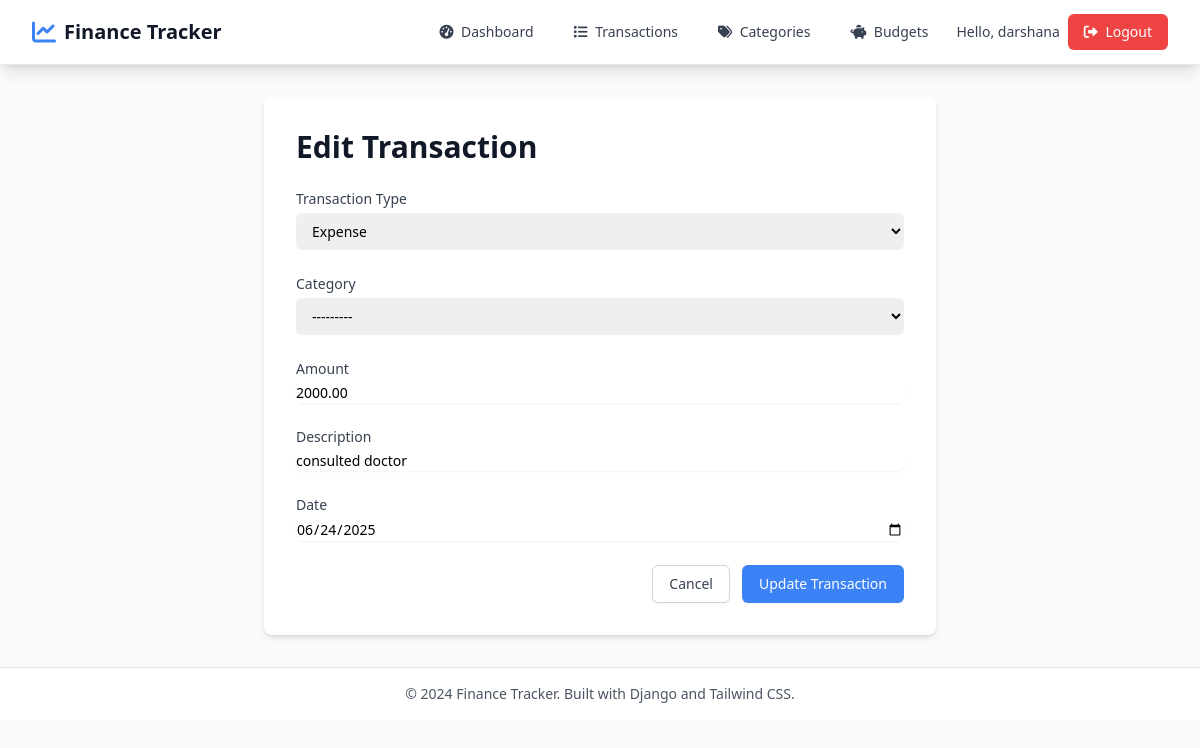
The app's page /dashboard/transactions/2/edit/ (signed in) with its own data.
### tracker/models.py (models this page shows, shortened)
class Transaction(models.Model):
    TRANSACTION_TYPES = [
        ('income', 'Income'),
        ('expense', 'Expense'),
    ]
    user = models.ForeignKey(User, on_delete=models.CASCADE)
    category = models.ForeignKey(Category, on_delete=models.CASCADE)
    amount = models.DecimalField(
        max_digits=10,
        decimal_places=2,
        validators=[MinValueValidator(Decimal('0.01'))]
    )
    description = models.CharField(max_length=255)
    type = models.CharField(max_length=10, choices=TRANSACTION_TYPES)
    date = models.DateField()
    created_at = models.DateTimeField(auto_now_add=True)
    updated_at = models.DateTimeField(auto_now=True)
    class Meta:
        ordering = ['-date', '-created_at']

class Category(models.Model):
    CATEGORY_TYPES = [
        ('income', 'Income'),
        ('expense', 'Expense'),
    ]
    name = models.CharField(max_length=100)
    type = models.CharField(max_length=10, choices=CATEGORY_TYPES)
    user = models.ForeignKey(User, on_delete=models.CASCADE)
    created_at = models.DateTimeField(auto_now_add=True)
    class Meta:
        verbose_name_plural = 'Categories'
        unique_together = ['name', 'user']
    def __str__(self):
        return f"{self.name} ({self.type})"

### tracker/views.py (the view)
# urls.py: path('transactions/<int:pk>/edit/', views.edit_transaction, name='edit_transaction'),
@login_required
def edit_transaction(request, pk):
    transaction = get_object_or_404(Transaction, pk=pk, user=request.user)
    if request.method == 'POST':
        form = TransactionForm(request.POST, instance=transaction, user=request.user)
        if form.is_valid():
            form.save()
            messages.success(request, 'Transaction updated successfully!')
            return redirect('transaction_list')
    else:
        form = TransactionForm(instance=transaction, user=request.user)
    return render(request, 'tracker/edit_transaction.html', {'form': form, 'transaction': transaction})

### templates/tracker/edit_transaction.html (shortened to what this page needs)
{% extends 'base.html' %}
{% load crispy_forms_tags %}
{% block content %}
<div class="max-w-2xl mx-auto bg-white p-8 rounded-lg shadow-md">
    <h1 class="text-3xl font-bold text-gray-900 mb-6">Edit Transaction</h1>
    <form method="post" class="space-y-6">
        <div>
            <label for="id_type" class="block text-sm font-medium text-gray-700">Transaction Type</label>
            <select name="type" id="id_type" class="mt-1 block w-full pl-3 pr-10 py-2 text-base border-gray-300 focus:outline-none focus:ring-primary focus:border-primary sm:text-sm rounded-md">
                <option value="expense" {% if form.type.value == 'expense' %}selected{% endif %}>Expense</option>
            </select>
        </div>
        <div>
            <label for="id_category" class="block text-sm font-medium text-gray-700">Category</label>
            <select name="category" id="id_category" class="mt-1 block w-full pl-3 pr-10 py-2 text-base border-gray-300 focus:outline-none focus:ring-primary focus:border-primary sm:text-sm rounded-md">
                {% for value, text in form.category.field.choices %}
                    <option value="{{ value }}" {% if form.category.value == value|stringformat:"s" %}selected{% endif %}>{{ text }}</option>
                {% endfor %}
            </select>
        </div>
        <div>
            <label for="id_amount" class="block text-sm font-medium text-gray-700">Amount</label>
            <input type="number" name="amount" id="id_amount" step="0.01" min="0.01" value="{{ form.amount.value|default:'' }}" class="mt-1 focus:ring-primary focus:border-primary block w-full shadow-sm sm:text-sm border-gray-300 rounded-md" required>
        </div>
        <div>
            <label for="id_description" class="block text-sm font-medium text-gray-700">Description</label>
            <input type="text" name="description" id="id_description" value="{{ form.description.value|default:'' }}" class="mt-1 focus:ring-primary focus:border-primary block w-full shadow-sm sm:text-sm border-gray-300 rounded-md" required>
        </div>
        <div>
            <label for="id_date" class="block text-sm font-medium text-gray-700">Date</label>
            <input type="date" name="date" id="id_date" value="{{ form.date.value|date:'Y-m-d' }}" class="mt-1 focus:ring-primary focus:border-primary block w-full shadow-sm sm:text-sm border-gray-300 rounded-md" required>
        </div>
        <div class="flex justify-end space-x-3">
            <a href="{% url 'transaction_list' %}" class="inline-flex items-center px-4 py-2 border border-gray-300 shadow-sm text-sm font-medium rounded-md text-gray-700 bg-white hover:bg-gray-50 focus:outline-none focus:ring-2 focus:ring-offset-2 focus:ring-primary">
                Cancel
            </a>
            <button type="submit" class="inline-flex justify-center py-2 px-4 border border-transparent shadow-sm text-sm font-medium rounded-md text-white bg-primary hover:bg-blue-600 focus:outline-none focus:ring-2 focus:ring-offset-2 focus:ring-primary">
                Update Transaction
            </button>
        </div>
    </form>
</div>
{% endblock %}

### templates/base.html (shortened to what this page needs)
<!DOCTYPE html>
<html lang="en">
<head>
    <script src="https://cdn.tailwindcss.com"></script>
    <link href="https://cdnjs.cloudflare.com/ajax/libs/font-awesome/6.0.0/css/all.min.css" rel="stylesheet">
</head>
<body class="bg-gray-50 min-h-screen">
    <nav class="bg-white shadow-lg border-b border-gray-200">
        <div class="max-w-7xl mx-auto px-4 sm:px-6 lg:px-8">
            <div class="flex justify-between h-16">
                <div class="flex items-center">
                    <a href="{% if user.is_authenticated %}{% url 'dashboard' %}{% else %}{% url 'home' %}{% endif %}" class="flex items-center">
                        <i class="fas fa-chart-line text-primary text-2xl mr-2"></i>
                        <span class="text-xl font-bold text-gray-900">Finance Tracker</span>
                    </a>
                </div>
                <div class="flex items-center space-x-4">
                    {% if user.is_authenticated %}
                        <div class="hidden md:flex items-center space-x-4">
                            <a href="{% url 'dashboard' %}" class="text-gray-700 hover:text-primary px-3 py-2 rounded-md text-sm font-medium transition-colors">
                                <i class="fas fa-tachometer-alt mr-1"></i> Dashboard
                            </a>
                            <a href="{% url 'transaction_list' %}" class="text-gray-700 hover:text-primary px-3 py-2 rounded-md text-sm font-medium transition-colors">
                                <i class="fas fa-list mr-1"></i> Transactions
                            </a>
                            <a href="{% url 'category_list' %}" class="text-gray-700 hover:text-primary px-3 py-2 rounded-md text-sm font-medium transition-colors">
                                <i class="fas fa-tags mr-1"></i> Categories
                            </a>
                            <a href="{% url 'budget_list' %}" class="text-gray-700 hover:text-primary px-3 py-2 rounded-md text-sm font-medium transition-colors">
                                <i class="fas fa-piggy-bank mr-1"></i> Budgets
                            </a>
                        </div>
                        <div class="flex items-center space-x-2">
                            <span class="text-gray-700 text-sm">Hello, {{ user.first_name|default:user.username }}</span>
                            <a href="{% url 'account_logout' %}" class="bg-red-500 hover:bg-red-600 text-white px-4 py-2 rounded-md text-sm font-medium transition-colors">
                                <i class="fas fa-sign-out-alt mr-1"></i> Logout
                            </a>
                        </div>
                    {% endif %}
                </div>
            </div>
        </div>
    </nav>
    <main class="max-w-7xl mx-auto px-4 sm:px-6 lg:px-8 py-8">
        {% block content %}
        {% endblock %}
    </main>
    <footer class="bg-white border-t border-gray-200 mt-auto">
        <div class="max-w-7xl mx-auto px-4 sm:px-6 lg:px-8 py-4">
            <div class="text-center text-gray-600 text-sm">
                <p>&copy; 2024 Finance Tracker. Built with Django and Tailwind CSS.</p>
            </div>
        </div>
    </footer>
</body>
</html>

### records on screen
Transaction: type "Expense", amount "2000.00", description "consulted doctor", date "06/24/2025"
Category: category "---------"

### other values on screen
{{ user.first_name|default:user.username }} "darshana"
